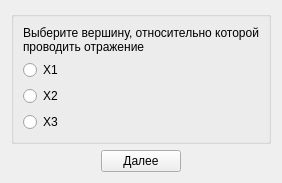
             <widget class="QWidget" name="reflexion">
              <layout class="QGridLayout" name="gridLayout_4" rowstretch="1,0">
               <item row="0" column="0">
                <widget class="QGroupBox" name="groupBox">
                 <property name="font">
                  <font>
                   <weight>50</weight>
                   <bold>false</bold>
                  </font>
                 </property>
                 <layout class="QGridLayout" name="gridLayout_5">
                  <item row="3" column="0">
                   <widget class="QRadioButton" name="t2_ref_rb">
                    <property name="text">
                     <string>X2</string>
                    </property>
                   </widget>
                  </item>
                  <item row="4" column="0">
                   <widget class="QRadioButton" name="t3_ref_rb">
                    <property name="text">
                     <string>X3</string>
                    </property>
                   </widget>
                  </item>
                  <item row="0" column="0">
                   <widget class="QLabel" name="label_4">
                    <property name="sizePolicy">
                     <sizepolicy hsizetype="Preferred" vsizetype="MinimumExpanding">
                      <horstretch>0</horstretch>
                      <verstretch>0</verstretch>
                     </sizepolicy>
                    </property>
                    <property name="text">
                     <string>Выберите вершину, относительно которой проводить отражение</string>
                    </property>
                    <property name="alignment">
                     <set>Qt::AlignJustify|Qt::AlignTop</set>
                    </property>
                    <property name="wordWrap">
                     <bool>true</bool>
                    </property>
                   </widget>
                  </item>
                  <item row="2" column="0">
                   <widget class="QRadioButton" name="t1_ref_rb">
                    <property name="text">
                     <string>X1</string>
                    </property>
                   </widget>
                  </item>
                 </layout>
                </widget>
               </item>
               <item row="1" column="0">
                <layout class="QHBoxLayout" name="horizontalLayout_2">
                 <item>
                  <spacer name="horizontalSpacer">
                   <property name="orientation">
                    <enum>Qt::Horizontal</enum>
                   </property>
                   <property name="sizeHint" stdset="0">
                    <size>
                     <width>40</width>
                     <height>20</height>
                    </size>
                   </property>
                  </spacer>
                 </item>
                 <item>
                  <widget class="QPushButton" name="next1_bt">
                   <property name="text">
                    <string>Далее</string>
                   </property>
                  </widget>
                 </item>
                 <item>
                  <spacer name="horizontalSpacer_2">
                   <property name="orientation">
                    <enum>Qt::Horizontal</enum>
                   </property>
                   <property name="sizeHint" stdset="0">
                    <size>
                     <width>40</width>
                     <height>20</height>
                    </size>
                   </property>
                  </spacer>
                 </item>
                </layout>
               </item>
              </layout>
             </widget>
